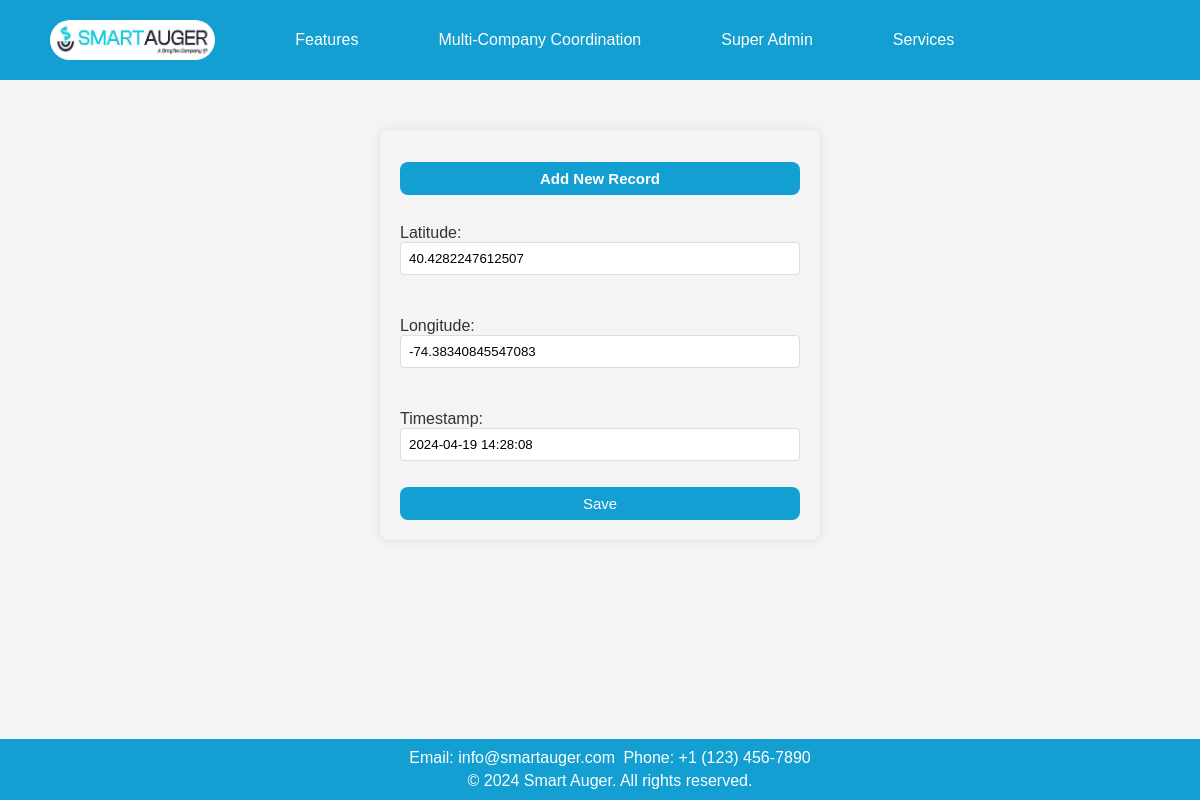
The page /update/3/ on the database its author committed.
### app1/models.py (models this page shows, shortened)
class Location(models.Model):
    rec_no = models.AutoField(primary_key=True)
    latitude = models.FloatField()
    longitude = models.FloatField()
    timestamp = models.DateTimeField(default=timezone.now)

### app1/views.py (the view)
# urls.py: path('update/<int:pk>/', UpdateData.as_view(), name='user_update'),
class UpdateData(UpdateView):
    model = Location
    fields = '__all__'
    template_name = 'app1/add_record.html'
    success_url = reverse_lazy('data_management')

### app1/templates/app1/add_record.html (shortened to what this page needs)
<!DOCTYPE html>
<html lang="en">
<head>
    {% load static %}
</head>
<body>
    <header>
        <nav class="nav">
            <a class="logo" href="#"><img src="{% static 'app1/images/icon.jpg' %}" alt="Logo"></a>
            <div class="dropdown">
                <a href="#">Features</a>
            </div>
            <div class="dropdown">
                <a href="#" class="dropbtn">Multi-Company Coordination</a>
            </div>
            <div class="dropdown">
                <a href="#">Super Admin</a>
            </div>
            <div class="dropdown">
                <a href="#">Services</a>
            </div>
        </nav>
    </header>
    <div class="content">
        <div class="form-container">
            <h2>Add New Record</h2>
            <form method="post">
                {{ form.as_p }}
                <button type="submit">Save</button>
            </form>
        </div>
    </div>
    <footer>
        <p>Email: info@smartauger.com</p>
        <p>Phone: +1 (123) 456-7890</p>
        <div class="footer-bottom">
            <p>&copy; 2024 Smart Auger. All rights reserved.</p>
        </div>
    </footer>
</body>
</html>

### app1/templates/app1/add_record.html (style rules this page uses)
body { font-family: 'Verdana', sans-serif; width: 100%; margin: 0; padding-top: 10vh; padding-bottom: 80px; background: #f4f4f4; box-sizing: border-box; }
header { background-color: #139FD2; color: white; text-align: center; padding: 20px 0; position: fixed; top: 0; width: 100%; z-index: 1000; display: flex; justify-content: space-between; align-items: center; }
header { background-color: #139FD2; color: white; text-align: center; padding: 10px 0; position: fixed; top: 0; width: 100%; z-index: 1000; }
.nav { display: flex; align-items: center; margin-right: 104px; }
.nav a { padding: 10px 15px; color: white; text-decoration: none; display: inline-block; margin-left: 50px; white-space: nowrap; }
.logo { margin-right: auto; }
.logo img { max-height: 40px; margin-left: -15px; float: left; border-radius: 20px; }
.dropdown { position: relative; }
footer { position: fixed; bottom: 0; width: 100%; background-color: #139FD2; color: white; text-align: center; padding: 10px; z-index: 1000; }
footer h4, footer p { white-space: nowrap; margin: 0; padding: 2px; display: inline; }
.footer-bottom { white-space: nowrap; padding-top: 5px; }
.footer-bottom p { margin: 0; }
.content { flex-grow: 1; padding: 30px; margin-top: 20px; height: 550px; }
.form-container { max-width: 400px; margin: 0 auto; background-color: transparent; padding: 20px; border-radius: 8px; box-shadow: 0 0 10px rgba(0, 0, 0, 0.1); }
.form-container h2 { text-align: center; background-color: #139FD2; color: white; border-radius: 8px; padding: 8px; font-size: 15px; }
form { display: flex; flex-direction: column; }
label { display: inline-block; margin-bottom: 0px; color: #333; }
input { display: block; width: 100%; padding: 8px; margin-bottom: 10px; border: 1px solid #ddd; border-radius: 4px; box-sizing: border-box; }
button { background-color: #139FD2; color: white; cursor: pointer; padding: 8px; border: none; border-radius: 8px; font-size: 15px; }

### rows shown on the page
Location: latitude "40.4282247612507", longitude "-74.38340845547083", timestamp "2024-04-19 14:28:08"
